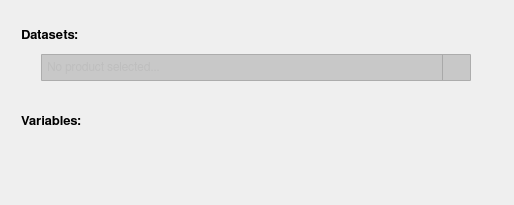
          <widget class="QWidget" name="scrollAreaWidgetContents_6">
           <property name="geometry">
            <rect>
             <x>0</x>
             <y>0</y>
             <width>514</width>
             <height>205</height>
            </rect>
           </property>
           <layout class="QGridLayout" name="gridLayout_5">
            <item row="0" column="1">
             <spacer name="verticalSpacer_14">
              <property name="orientation">
               <enum>Qt::Vertical</enum>
              </property>
              <property name="sizeType">
               <enum>QSizePolicy::Fixed</enum>
              </property>
              <property name="sizeHint" stdset="0">
               <size>
                <width>20</width>
                <height>10</height>
               </size>
              </property>
             </spacer>
            </item>
            <item row="1" column="0">
             <spacer name="horizontalSpacer_19">
              <property name="orientation">
               <enum>Qt::Horizontal</enum>
              </property>
              <property name="sizeType">
               <enum>QSizePolicy::Fixed</enum>
              </property>
              <property name="sizeHint" stdset="0">
               <size>
                <width>10</width>
                <height>20</height>
               </size>
              </property>
             </spacer>
            </item>
            <item row="1" column="1">
             <layout class="QVBoxLayout" name="verticalLayout_5">
              <item>
               <layout class="QHBoxLayout" name="horizontalLayout_3">
                <item>
                 <widget class="QLabel" name="main_lb_8">
                  <property name="sizePolicy">
                   <sizepolicy hsizetype="Fixed" vsizetype="Fixed">
                    <horstretch>0</horstretch>
                    <verstretch>0</verstretch>
                   </sizepolicy>
                  </property>
                  <property name="minimumSize">
                   <size>
                    <width>0</width>
                    <height>27</height>
                   </size>
                  </property>
                  <property name="maximumSize">
                   <size>
                    <width>16777215</width>
                    <height>27</height>
                   </size>
                  </property>
                  <property name="font">
                   <font>
                    <family>FreeSans</family>
                    <pointsize>10</pointsize>
                    <weight>75</weight>
                    <bold>true</bold>
                    <stylestrategy>PreferAntialias</stylestrategy>
                    <kerning>true</kerning>
                   </font>
                  </property>
                  <property name="styleSheet">
                   <string notr="true"/>
                  </property>
                  <property name="text">
                   <string>Datasets:</string>
                  </property>
                  <property name="alignment">
                   <set>Qt::AlignLeading|Qt::AlignLeft|Qt::AlignVCenter</set>
                  </property>
                 </widget>
                </item>
                <item>
                 <spacer name="horizontalSpacer_13">
                  <property name="orientation">
                   <enum>Qt::Horizontal</enum>
                  </property>
                  <property name="sizeType">
                   <enum>QSizePolicy::Fixed</enum>
                  </property>
                  <property name="sizeHint" stdset="0">
                   <size>
                    <width>10</width>
                    <height>20</height>
                   </size>
                  </property>
                 </spacer>
                </item>
                <item>
                 <widget class="QToolButton" name="info_bt_2">
                  <property name="maximumSize">
                   <size>
                    <width>27</width>
                    <height>27</height>
                   </size>
                  </property>
                  <property name="styleSheet">
                   <string notr="true">QToolButton {
	border: 1px solid transparent;
	background-color: transparent;
	width: 27px;
	height: 27px;
}

QToolButton:flat {
	border: none;
}</string>
                  </property>
                  <property name="text">
                   <string/>
                  </property>
                  <property name="icon">
                   <iconset>
                    <normaloff>icons/info_icon.svg</normaloff>icons/info_icon.svg</iconset>
                  </property>
                  <property name="iconSize">
                   <size>
                    <width>23</width>
                    <height>23</height>
                   </size>
                  </property>
                  <property name="autoRaise">
                   <bool>false</bool>
                  </property>
                 </widget>
                </item>
                <item>
                 <spacer name="horizontalSpacer_15">
                  <property name="orientation">
                   <enum>Qt::Horizontal</enum>
                  </property>
                  <property name="sizeHint" stdset="0">
                   <size>
                    <width>40</width>
                    <height>20</height>
                   </size>
                  </property>
                 </spacer>
                </item>
               </layout>
              </item>
              <item>
               <layout class="QHBoxLayout" name="horizontalLayout_6">
                <item>
                 <spacer name="horizontalSpacer_11">
                  <property name="orientation">
                   <enum>Qt::Horizontal</enum>
                  </property>
                  <property name="sizeType">
                   <enum>QSizePolicy::Fixed</enum>
                  </property>
                  <property name="sizeHint" stdset="0">
                   <size>
                    <width>20</width>
                    <height>20</height>
                   </size>
                  </property>
                 </spacer>
                </item>
                <item>
                 <widget class="QComboBox" name="main_cb_6">
                  <property name="enabled">
                   <bool>false</bool>
                  </property>
                  <property name="minimumSize">
                   <size>
                    <width>430</width>
                    <height>27</height>
                   </size>
                  </property>
                  <property name="maximumSize">
                   <size>
                    <width>430</width>
                    <height>27</height>
                   </size>
                  </property>
                  <property name="font">
                   <font>
                    <family>FreeSans</family>
                    <pointsize>9</pointsize>
                    <weight>50</weight>
                    <bold>false</bold>
                    <stylestrategy>PreferAntialias</stylestrategy>
                    <kerning>true</kerning>
                   </font>
                  </property>
                  <property name="styleSheet">
                   <string notr="true">QComboBox {
	border: 1px solid #acacac;
    border-radius: 1px;
	padding-left: 5px;
    background-color: qlineargradient(x1: 0, y1: 0, x2: 0, y2: 1, 
								stop: 0 #f0f0f0, stop: 1 #e5e5e5);
}

QComboBox:disabled {
	background-color:  rgb(200,200,200);
}

QComboBox:hover {
	border: 1px solid #7eb4ea;
    border-radius: 1px;
	background-color: qlineargradient(x1: 0, y1: 0, x2: 0, y2: 1, 
								stop: 0 #ecf4fc, stop: 1 #dcecfc);
}

QComboBox::drop-down {
	subcontrol-origin: padding;
	subcontrol-position: top right;
	width: 27px;
    border-left-width: 1px;
	border-left-color: darkgray;
	border-left-style: solid;
	border-top-right-radius: 3px;
	border-bottom-right-radius: 3px;
}

QComboBox::down-arrow {
	image: url(icons/down_arrow_icon.svg); 
	width: 16px;
	height: 16px
}

QComboBox QAbstractItemView {
	selection-background-color: rgb(200,200,200);
	selection-color: black;
	background: #f0f0f0;
	border: 0px solid #f0f0f0;
}

QComboBox QAbstractItemView::item {
	margin: 5px 5px 5px 5px;
}</string>
                  </property>
                  <property name="currentIndex">
                   <number>0</number>
                  </property>
                  <property name="maxVisibleItems">
                   <number>12</number>
                  </property>
                  <item>
                   <property name="text">
                    <string>No product selected...</string>
                   </property>
                  </item>
                 </widget>
                </item>
                <item>
                 <spacer name="horizontalSpacer_16">
                  <property name="orientation">
                   <enum>Qt::Horizontal</enum>
                  </property>
                  <property name="sizeHint" stdset="0">
                   <size>
                    <width>40</width>
                    <height>20</height>
                   </size>
                  </property>
                 </spacer>
                </item>
               </layout>
              </item>
              <item>
               <spacer name="verticalSpacer_12">
                <property name="orientation">
                 <enum>Qt::Vertical</enum>
                </property>
                <property name="sizeType">
                 <enum>QSizePolicy::Fixed</enum>
                </property>
                <property name="sizeHint" stdset="0">
                 <size>
                  <width>20</width>
                  <height>20</height>
                 </size>
                </property>
               </spacer>
              </item>
              <item>
               <layout class="QHBoxLayout" name="horizontalLayout_7">
                <item>
                 <widget class="QLabel" name="main_lb_10">
                  <property name="sizePolicy">
                   <sizepolicy hsizetype="Fixed" vsizetype="Fixed">
                    <horstretch>0</horstretch>
                    <verstretch>0</verstretch>
                   </sizepolicy>
                  </property>
                  <property name="minimumSize">
                   <size>
                    <width>0</width>
                    <height>27</height>
                   </size>
                  </property>
                  <property name="maximumSize">
                   <size>
                    <width>16777215</width>
                    <height>27</height>
                   </size>
                  </property>
                  <property name="font">
                   <font>
                    <family>FreeSans</family>
                    <pointsize>10</pointsize>
                    <weight>75</weight>
                    <bold>true</bold>
                    <stylestrategy>PreferAntialias</stylestrategy>
                    <kerning>true</kerning>
                   </font>
                  </property>
                  <property name="styleSheet">
                   <string notr="true"/>
                  </property>
                  <property name="text">
                   <string>Variables:</string>
                  </property>
                  <property name="alignment">
                   <set>Qt::AlignLeading|Qt::AlignLeft|Qt::AlignVCenter</set>
                  </property>
                 </widget>
                </item>
                <item>
                 <spacer name="horizontalSpacer_14">
                  <property name="orientation">
                   <enum>Qt::Horizontal</enum>
                  </property>
                  <property name="sizeType">
                   <enum>QSizePolicy::Fixed</enum>
                  </property>
                  <property name="sizeHint" stdset="0">
                   <size>
                    <width>10</width>
                    <height>20</height>
                   </size>
                  </property>
                 </spacer>
                </item>
                <item>
                 <widget class="QToolButton" name="info_bt_3">
                  <property name="maximumSize">
                   <size>
                    <width>27</width>
                    <height>27</height>
                   </size>
                  </property>
                  <property name="styleSheet">
                   <string notr="true">QToolButton {
	border: 1px solid transparent;
	background-color: transparent;
	width: 27px;
	height: 27px;
}

QToolButton:flat {
	border: none;
}</string>
                  </property>
                  <property name="text">
                   <string/>
                  </property>
                  <property name="icon">
                   <iconset>
                    <normaloff>icons/info_icon.svg</normaloff>icons/info_icon.svg</iconset>
                  </property>
                  <property name="iconSize">
                   <size>
                    <width>23</width>
                    <height>23</height>
                   </size>
                  </property>
                  <property name="autoRaise">
                   <bool>false</bool>
                  </property>
                 </widget>
                </item>
                <item>
                 <spacer name="horizontalSpacer_17">
                  <property name="orientation">
                   <enum>Qt::Horizontal</enum>
                  </property>
                  <property name="sizeHint" stdset="0">
                   <size>
                    <width>40</width>
                    <height>20</height>
                   </size>
                  </property>
                 </spacer>
                </item>
               </layout>
              </item>
              <item>
               <layout class="QHBoxLayout" name="horizontalLayout_8">
                <item>
                 <spacer name="horizontalSpacer_12">
                  <property name="orientation">
                   <enum>Qt::Horizontal</enum>
                  </property>
                  <property name="sizeType">
                   <enum>QSizePolicy::Fixed</enum>
                  </property>
                  <property name="sizeHint" stdset="0">
                   <size>
                    <width>20</width>
                    <height>20</height>
                   </size>
                  </property>
                 </spacer>
                </item>
                <item>
                 <layout class="QVBoxLayout" name="variables_vertical_layout"/>
                </item>
                <item>
                 <spacer name="horizontalSpacer_18">
                  <property name="orientation">
                   <enum>Qt::Horizontal</enum>
                  </property>
                  <property name="sizeHint" stdset="0">
                   <size>
                    <width>40</width>
                    <height>20</height>
                   </size>
                  </property>
                 </spacer>
                </item>
               </layout>
              </item>
             </layout>
            </item>
            <item row="1" column="2">
             <spacer name="horizontalSpacer_20">
              <property name="orientation">
               <enum>Qt::Horizontal</enum>
              </property>
              <property name="sizeType">
               <enum>QSizePolicy::Expanding</enum>
              </property>
              <property name="sizeHint" stdset="0">
               <size>
                <width>440</width>
                <height>20</height>
               </size>
              </property>
             </spacer>
            </item>
            <item row="2" column="1">
             <spacer name="verticalSpacer_13">
              <property name="orientation">
               <enum>Qt::Vertical</enum>
              </property>
              <property name="sizeType">
               <enum>QSizePolicy::Expanding</enum>
              </property>
              <property name="sizeHint" stdset="0">
               <size>
                <width>20</width>
                <height>157</height>
               </size>
              </property>
             </spacer>
            </item>
           </layout>
          </widget>
